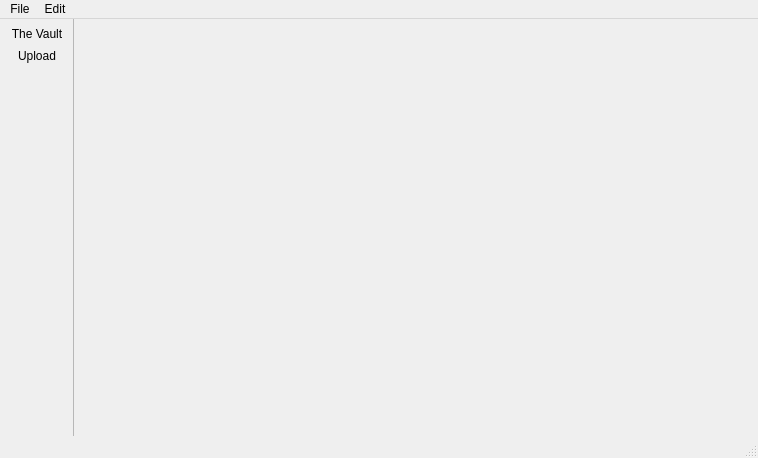
<?xml version="1.0" encoding="UTF-8"?>
<ui version="4.0">
 <class>MainWindow</class>
 <widget class="QMainWindow" name="MainWindow">
  <property name="geometry">
   <rect>
    <x>0</x>
    <y>0</y>
    <width>758</width>
    <height>458</height>
   </rect>
  </property>
  <property name="windowTitle">
   <string>VaultWright</string>
  </property>
  <widget class="QWidget" name="centralwidget"/>
  <widget class="QMenuBar" name="menubar">
   <property name="geometry">
    <rect>
     <x>0</x>
     <y>0</y>
     <width>758</width>
     <height>33</height>
    </rect>
   </property>
   <widget class="QMenu" name="menuFile">
    <property name="title">
     <string>File</string>
    </property>
    <addaction name="actionNew_File"/>
    <addaction name="actionNew_Text_File"/>
    <addaction name="actionNew_Markdown_File"/>
    <addaction name="separator"/>
    <addaction name="actionOpen"/>
    <addaction name="actionOpen_Folder"/>
    <addaction name="separator"/>
    <addaction name="actionSave"/>
    <addaction name="separator"/>
    <addaction name="actionClose_File"/>
    <addaction name="actionClose_Folder"/>
   </widget>
   <widget class="QMenu" name="menuEdit">
    <property name="title">
     <string>Edit</string>
    </property>
    <addaction name="actionUndo"/>
    <addaction name="actionRedo"/>
    <addaction name="separator"/>
    <addaction name="actionCut"/>
    <addaction name="actionCopy"/>
    <addaction name="actionPaste"/>
    <addaction name="separator"/>
    <addaction name="actionToggle_Comment"/>
   </widget>
   <addaction name="menuFile"/>
   <addaction name="menuEdit"/>
  </widget>
  <widget class="QStatusBar" name="statusbar"/>
  <widget class="QToolBar" name="toolBar">
   <property name="enabled">
    <bool>true</bool>
   </property>
   <property name="cursor">
    <cursorShape>ArrowCursor</cursorShape>
   </property>
   <property name="windowTitle">
    <string>toolBar</string>
   </property>
   <property name="autoFillBackground">
    <bool>false</bool>
   </property>
   <property name="styleSheet">
    <string notr="true">background: transparent;</string>
   </property>
   <property name="movable">
    <bool>false</bool>
   </property>
   <attribute name="toolBarArea">
    <enum>LeftToolBarArea</enum>
   </attribute>
   <attribute name="toolBarBreak">
    <bool>false</bool>
   </attribute>
   <addaction name="actionThe_Vault"/>
   <addaction name="actionUpload"/>
  </widget>
  <action name="actionNew_File">
   <property name="text">
    <string>New File...</string>
   </property>
   <property name="shortcut">
    <string>Ctrl+N</string>
   </property>
  </action>
  <action name="actionNew_Text_File">
   <property name="text">
    <string>New Text File...</string>
   </property>
  </action>
  <action name="actionNew_Markdown_File">
   <property name="text">
    <string>New Markdown File...</string>
   </property>
  </action>
  <action name="actionOpen">
   <property name="text">
    <string>Open...</string>
   </property>
   <property name="shortcut">
    <string>Ctrl+O</string>
   </property>
  </action>
  <action name="actionOpen_Folder">
   <property name="text">
    <string>Open Folder...</string>
   </property>
  </action>
  <action name="actionUndo">
   <property name="icon">
    <iconset theme="QIcon::ThemeIcon::EditUndo"/>
   </property>
   <property name="text">
    <string>Undo</string>
   </property>
  </action>
  <action name="actionRedo">
   <property name="icon">
    <iconset theme="QIcon::ThemeIcon::EditRedo"/>
   </property>
   <property name="text">
    <string>Redo</string>
   </property>
  </action>
  <action name="actionCut">
   <property name="icon">
    <iconset theme="QIcon::ThemeIcon::EditCut"/>
   </property>
   <property name="text">
    <string>Cut</string>
   </property>
  </action>
  <action name="actionCopy">
   <property name="icon">
    <iconset theme="QIcon::ThemeIcon::EditCopy"/>
   </property>
   <property name="text">
    <string>Copy</string>
   </property>
  </action>
  <action name="actionPaste">
   <property name="icon">
    <iconset theme="QIcon::ThemeIcon::EditPaste"/>
   </property>
   <property name="text">
    <string>Paste</string>
   </property>
  </action>
  <action name="actionToggle_Comment">
   <property name="text">
    <string>Toggle Comment</string>
   </property>
  </action>
  <action name="actionThe_Vault">
   <property name="enabled">
    <bool>true</bool>
   </property>
   <property name="icon">
    <iconset resource="resources.qrc">
     <normaloff>:/icons/Icons/folder_code_24dp_FFFFFF_FILL0_wght400_GRAD0_opsz24.svg</normaloff>:/icons/Icons/folder_code_24dp_FFFFFF_FILL0_wght400_GRAD0_opsz24.svg</iconset>
   </property>
   <property name="text">
    <string>The Vault</string>
   </property>
   <property name="toolTip">
    <string>The Vault</string>
   </property>
   <property name="visible">
    <bool>true</bool>
   </property>
   <property name="menuRole">
    <enum>QAction::MenuRole::NoRole</enum>
   </property>
  </action>
  <action name="actionSettings">
   <property name="enabled">
    <bool>true</bool>
   </property>
   <property name="icon">
    <iconset resource="resources.qrc">
     <normaloff>:/icons/Icons/settings_24dp_FFFFFF_FILL0_wght400_GRAD0_opsz24.svg</normaloff>:/icons/Icons/settings_24dp_FFFFFF_FILL0_wght400_GRAD0_opsz24.svg</iconset>
   </property>
   <property name="text">
    <string>Settings</string>
   </property>
   <property name="toolTip">
    <string>Settings</string>
   </property>
   <property name="menuRole">
    <enum>QAction::MenuRole::NoRole</enum>
   </property>
  </action>
  <action name="actionSave">
   <property name="text">
    <string>Save</string>
   </property>
   <property name="shortcut">
    <string>Ctrl+S</string>
   </property>
   <property name="menuRole">
    <enum>QAction::MenuRole::NoRole</enum>
   </property>
  </action>
  <action name="actionClose_File">
   <property name="text">
    <string>Close File</string>
   </property>
   <property name="shortcut">
    <string>Ctrl+W</string>
   </property>
  </action>
  <action name="actionRun">
   <property name="icon">
    <iconset theme="QIcon::ThemeIcon::MediaPlaybackStart"/>
   </property>
   <property name="text">
    <string>Run</string>
   </property>
   <property name="toolTip">
    <string>Run</string>
   </property>
   <property name="menuRole">
    <enum>QAction::MenuRole::NoRole</enum>
   </property>
  </action>
  <action name="actionLogin">
   <property name="icon">
    <iconset resource="resources.qrc">
     <normaloff>:/icons/Icons/login_24dp_FFFFFF_FILL0_wght400_GRAD0_opsz24.svg</normaloff>:/icons/Icons/login_24dp_FFFFFF_FILL0_wght400_GRAD0_opsz24.svg</iconset>
   </property>
   <property name="text">
    <string>Login</string>
   </property>
   <property name="toolTip">
    <string>Login</string>
   </property>
   <property name="menuRole">
    <enum>QAction::MenuRole::NoRole</enum>
   </property>
  </action>
  <action name="actionUpload">
   <property name="enabled">
    <bool>true</bool>
   </property>
   <property name="icon">
    <iconset resource="resources.qrc">
     <normaloff>:/icons/Icons/cloud_upload_24dp_FFFFFF_FILL0_wght400_GRAD0_opsz24.svg</normaloff>:/icons/Icons/cloud_upload_24dp_FFFFFF_FILL0_wght400_GRAD0_opsz24.svg</iconset>
   </property>
   <property name="text">
    <string>Upload</string>
   </property>
   <property name="toolTip">
    <string>Upload to Cloud</string>
   </property>
   <property name="menuRole">
    <enum>QAction::MenuRole::NoRole</enum>
   </property>
  </action>
  <action name="actionClose_Folder">
   <property name="text">
    <string>Close Folder</string>
   </property>
  </action>
 </widget>
 <resources>
  <include location="resources.qrc"/>
 </resources>
 <connections/>
</ui>
